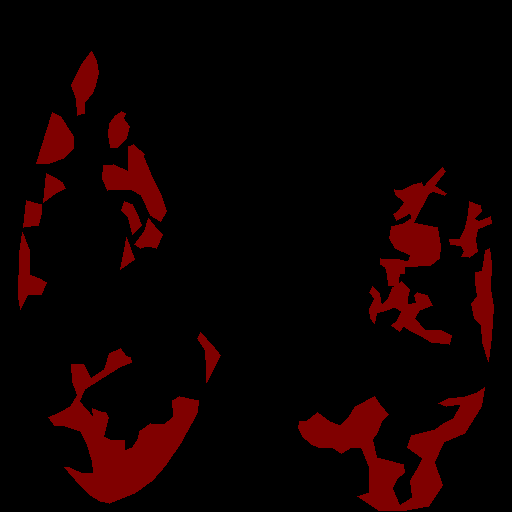
#> input picture mask_inputs/234.png, 512 x 512 px; its folder holds only this picture in this run
$ python prepare_masks.py
#> lines starting #> are read from the running program, lines starting #| are printed output that depends on the picture; after the words box and inside, x2 and y2 are one past the last pixel; in counts of white or black regions, pixels touching at a corner belong together
### find_threshold.py
#This code finds th value to use in prepare_mask.py
import cv2
import numpy as np

def findVal(img):
    out = np.max(img)
    return out


### prepare_masks.py
import cv2
import os
import random
from find_threshold import findVal

#To apply this code to your images, all images should be in same extension.
#To make all extension same in your folder you can use simple commands in cmd.
#Careful, this commands does not work in Powershell. Don't know why.
#Command is -> ren *.(INITIAL_EXTENSION) *.(DESIRED_EXTENSION)
#Example -> ren *.jpg *.png (converts all jpg extensions to png)
#Source for this: https://www.youtube.com/watch?v=JCYqLCb7vhY


#THIS CODE is for preparing your image dataset for UNet.
#CAREFUL, your input images must be zerofilled names. Otherwise outputs will not be in order.


def converter(img):
    th = findVal(img)
    for j in range(img.shape[1]):
        for i in range(img.shape[0]):
            if img[i,j] == th: #color value of labelme mask in grayscale
                img[i,j] = 255
    return img

###########main###########


img_path = r'mask_inputs/'
out_path = r'mask_outputs/'

for filename in os.listdir(img_path):
    if filename.endswith(".png"):
        print(filename)
        img = cv2.imread(img_path + filename,0)
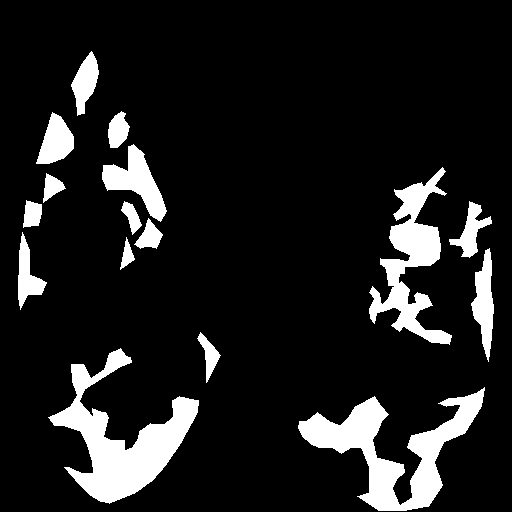
#> img: shape (512, 512); values 0 (black) and 38 (white), 12% white; 16 white regions, largest, box (x1, y1, x2, y2) and area: (48, 348, 199, 504) 8153, (298, 387, 485, 511) 7741, (369, 167, 452, 345) 5252
        cv2.imwrite((out_path + filename), converter(img))
#> in findVal, `out = np.max(img)`: out = 38
#> after the loop in converter, `for j in range(img.shape[1]):`:
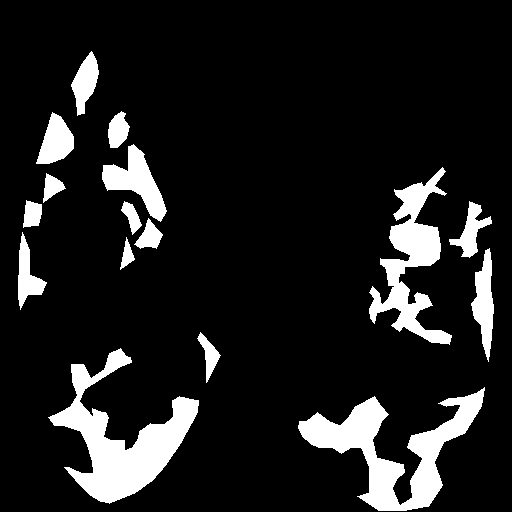
#> img: shape (512, 512); 12% white; 16 white regions, largest, box (x1, y1, x2, y2) and area: (48, 348, 199, 504) 8153, (298, 387, 485, 511) 7741, (369, 167, 452, 345) 5252
    else:
        print('Could not find files with expected extension.')

$ run again, on mask_inputs/sadfgasdg.png
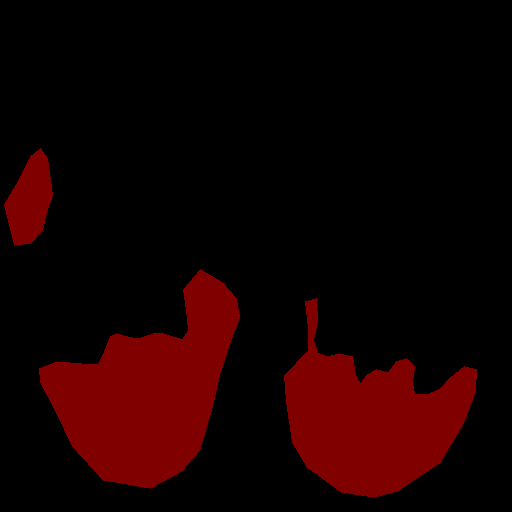
#> input picture mask_inputs/sadfgasdg.png, 512 x 512 px
#> `img = cv2.imread(img_path + filename,0)`:
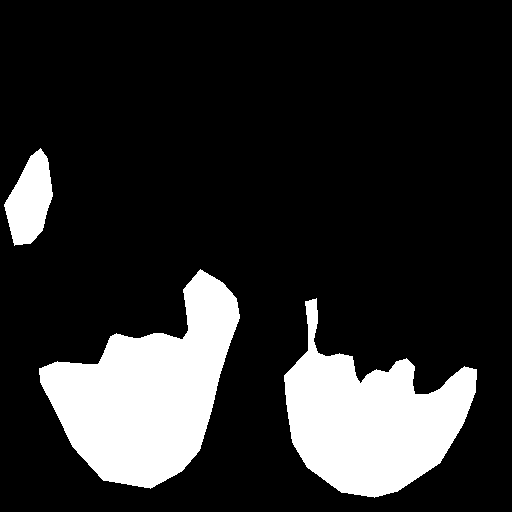
#> img: shape (512, 512); values 0 (black) and 38 (white), 17.6% white; 3 white regions, box (x1, y1, x2, y2) and area: (39, 269, 240, 489) 23247, (284, 298, 477, 498) 19943, (4, 148, 53, 246) 3000
#> out = 38
#> after the loop in converter, `for j in range(img.shape[1]):`:
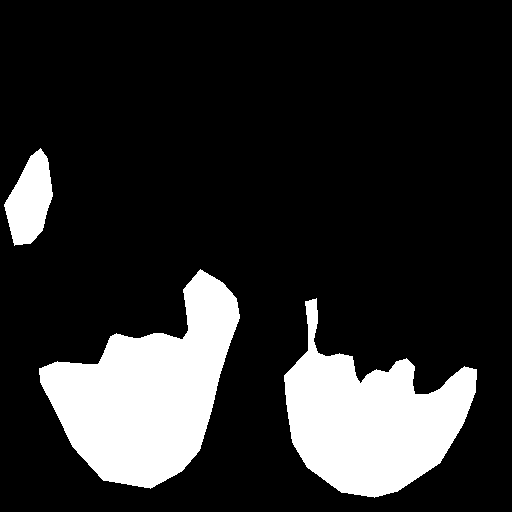
#> img: shape (512, 512); 17.6% white; 3 white regions, box (x1, y1, x2, y2) and area: (39, 269, 240, 489) 23247, (284, 298, 477, 498) 19943, (4, 148, 53, 246) 3000

$ run again, on mask_inputs/2352.png
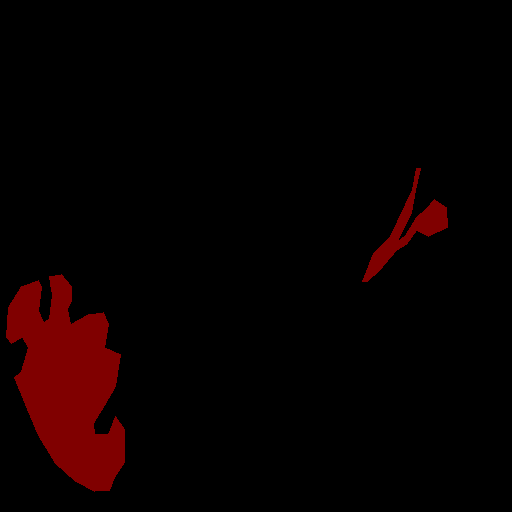
#> input picture mask_inputs/2352.png, 512 x 512 px
#> `img = cv2.imread(img_path + filename,0)`:
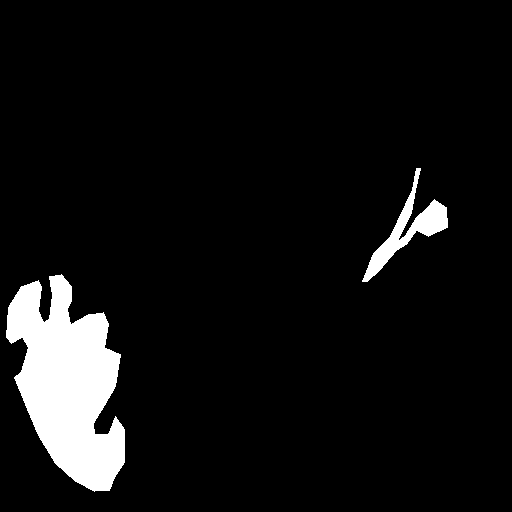
#> img: shape (512, 512); values 0 (black) and 38 (white), 6.8% white; 2 white regions, box (x1, y1, x2, y2) and area: (6, 274, 125, 492) 15704, (362, 168, 448, 282) 2247
#> out = 38
#> after the loop in converter, `for j in range(img.shape[1]):`:
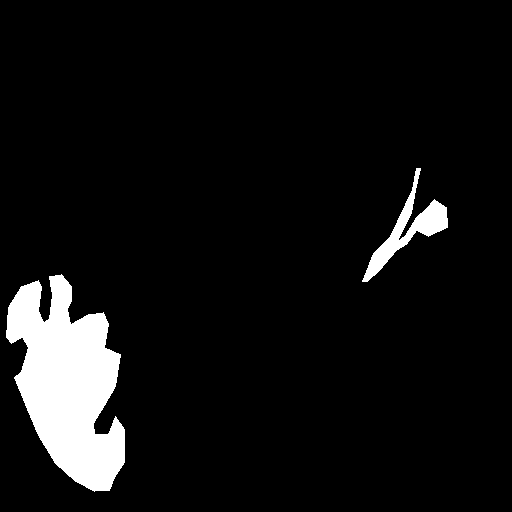
#> img: shape (512, 512); 6.8% white; 2 white regions, box (x1, y1, x2, y2) and area: (6, 274, 125, 492) 15704, (362, 168, 448, 282) 2247

$ run again, on mask_inputs/df.png
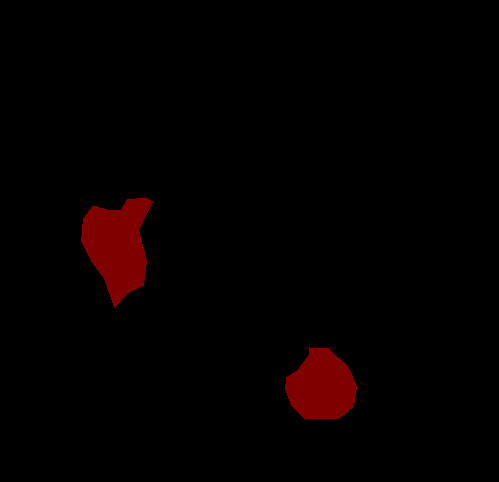
#> input picture mask_inputs/df.png, 499 x 482 px
#> `img = cv2.imread(img_path + filename,0)`:
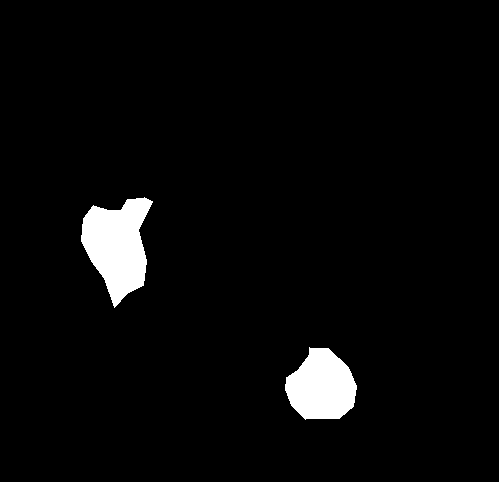
#> img: shape (482, 499); values 0 (black) and 38 (white), 3.6% white; 2 white regions, box (x1, y1, x2, y2) and area: (81, 197, 153, 308) 4858, (285, 347, 357, 420) 3803
#> out = 38
#> after the loop in converter, `for j in range(img.shape[1]):`:
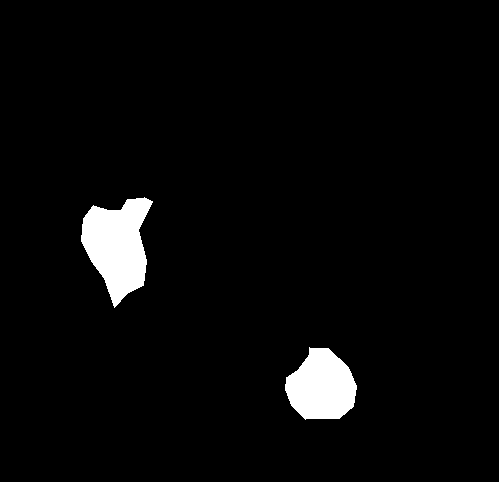
#> img: shape (482, 499); 3.6% white; 2 white regions, box (x1, y1, x2, y2) and area: (81, 197, 153, 308) 4858, (285, 347, 357, 420) 3803
